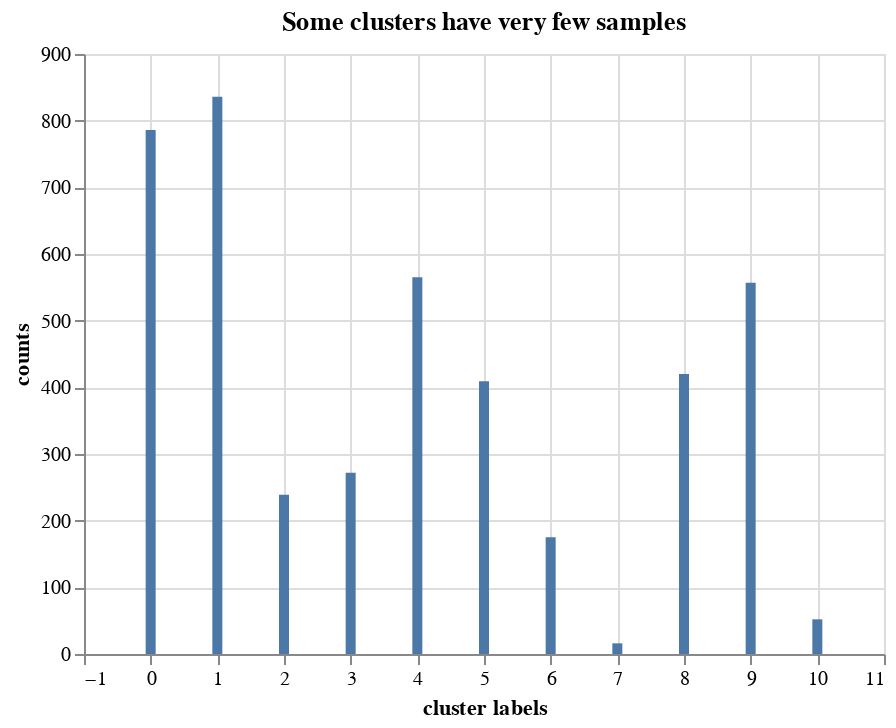

Notebook code for this chart:
### Markdown cell above
### Visualize clusters

### Code cell
values, counts = np.unique(preprocess_X["cluster"] , return_counts=True)
count_df = pd.DataFrame({
    'cluster labels': values,
    'counts': counts
})


alt.Chart(count_df, title = "Some clusters have very few samples").mark_bar().encode(
    x = "cluster labels",
    y = "counts"
)

### Figure 1 — Vega-Lite specification as saved in the notebook (floating-point values rounded to 4 significant figures)
{"config": {"view": {"continuousWidth": 400, "continuousHeight": 300}}, "data": {"name": "data-552693b5e66481609be3939d1c354e9f"}, "mark": "bar", "encoding": {"x": {"field": "cluster labels", "type": "quantitative"}, "y": {"field": "counts", "type": "quantitative"}}, "title": "Some clusters have very few samples", "$schema": "https://vega.github.io/schema/vega-lite/v4.17.0.json", "datasets": {"data-552693b5e66481609be3939d1c354e9f": [{"cluster labels": 0, "counts": 786}, {"cluster labels": 1, "counts": 836}, {"cluster labels": 2, "counts": 239}, {"cluster labels": 3, "counts": 272}, {"cluster labels": 4, "counts": 565}, {"cluster labels": 5, "counts": 409}, {"cluster labels": 6, "counts": 175}, {"cluster labels": 7, "counts": 16}, {"cluster labels": 8, "counts": 420}, {"cluster labels": 9, "counts": 557}, {"cluster labels": 10, "counts": 52}]}}
